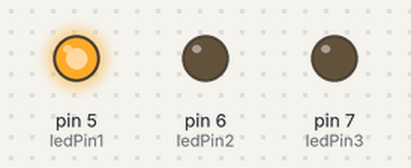
This sketch was run on a simulated Arduino Uno, built with avr-gcc and run on an emulated ATmega328P. On the bench: output pins drawn as LEDs (lit = HIGH).

Above: at 0.02 s.
At 0.52 s:
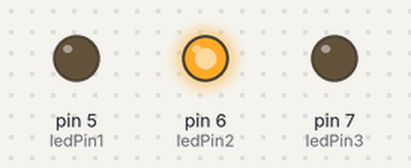
At 1.45 s:
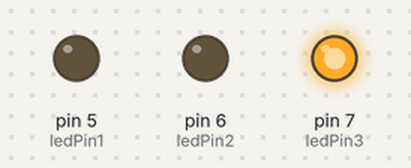
At 2.75 s:
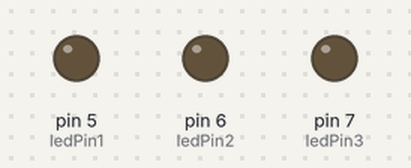
Timing chart, 0 to 3.0 s (numbered marks = the images above):
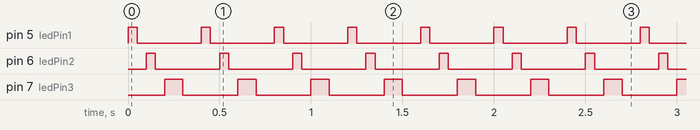

The sketch:

LED_Blink.ino
```cpp
int ledPin1 = 5;
int ledPin2 = 6;
int ledPin3 = 7;
void setup() {
  // put your setup code here, to run once:
pinMode(ledPin1, OUTPUT);
pinMode(ledPin2, OUTPUT);
pinMode(ledPin3, OUTPUT);
}

void loop() {
  // put your main code here, to run repeatedly:
  digitalWrite(ledPin1, HIGH);
  delay(50);
  digitalWrite(ledPin1, LOW);
  delay(50);

  digitalWrite(ledPin2, HIGH);
  delay(50);
  digitalWrite(ledPin2, LOW);
  delay(50);

  digitalWrite(ledPin3, HIGH);
  delay(100);
  digitalWrite(ledPin3, LOW);
  delay(100);
}
```

Measured:
- by itself, pin 5 (ledPin1), pin 6 (ledPin2): alternates HIGH for 0.05 s and LOW for 0.35 s
- by itself, pin 7 (ledPin3): alternates HIGH for 0.10 s and LOW for 0.30 s
